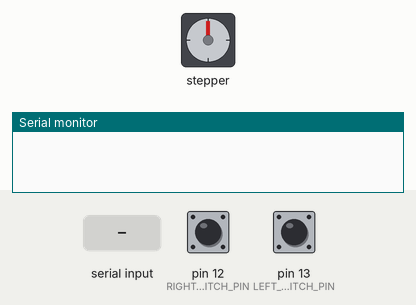
Simulated run of this sketch. Board: Arduino Uno, built with avr-gcc and run on an emulated ATmega328P. Parts: stepper motor, the last lines printed to the serial monitor. The inputs (shaded band) are chosen by the test bench; at power-on: pin 12 (RIGHT_SWITCH_PIN) HIGH, pin 13 (LEFT_SWITCH_PIN) HIGH. Stepper angles assume 2038 steps per turn.

Above: at 1.2 s.
1.3 s: "set1\n" received over Serial
At 1.76 s:
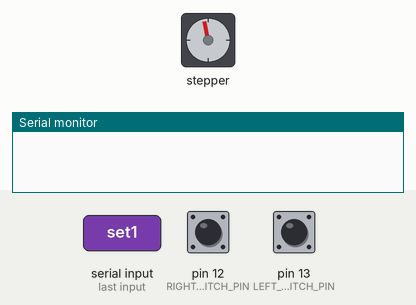
4.3 s: pin 12 (RIGHT_SWITCH_PIN) pulled LOW for 0.15 s
At 4.3 s:
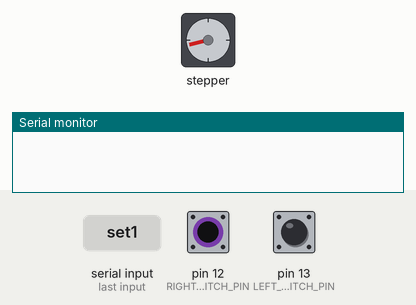
7.4 s: "set2\n" received over Serial
At 7.87 s:
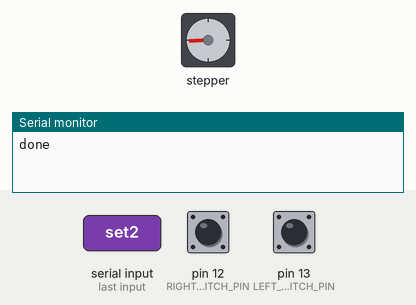
Timing chart, 0 to 20.4 s (numbered marks = the images above; inputs shaded):
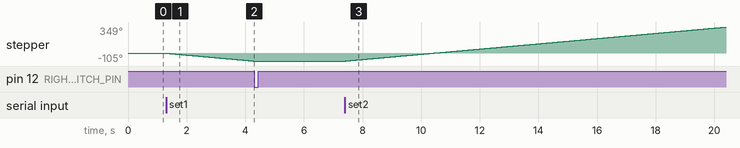

Measured:
- after the input at 1.3 s, stepper: keeps turning counter-clockwise at about 35°/s, starting at once
- after the input at 4.3 s, stepper: stops changing and stays -105°
- after the input at 7.4 s, stepper: keeps turning clockwise at about 35°/s, starting at once

The sketch:

light_switcher_end_switch.ino
```cpp
// Управление ядром по двум концевикам.
// Команда set1: едем к левому концевику, при успехе ответ done.
// Команда set2: едем к правому концевику, при успехе ответ done.
// Если нужный концевик уже нажат, ответ alreadyset.
// Если за заданный таймаут не дошли до концевика, ответ timeout.

#include <Stepper.h>

// ===============================
// НАСТРОЙКИ МОТОРА
// ===============================

// Количество шагов на один полный оборот двигателя
#define STEPS_PER_REV 2038

// Скорость двигателя в оборотах в минуту.
const int MOTOR_SPEED_RPM = 6;

// Номер пина: левый концевик
const int LEFT_SWITCH_PIN = 13;

// Номер пина: правый концевик
const int RIGHT_SWITCH_PIN = 12;

// Пины подключения шагового двигателя к Arduino.
// Порядок такой же, как в твоем рабочем примере.
const int MOTOR_PIN_1 = 2;
const int MOTOR_PIN_2 = 4;
const int MOTOR_PIN_3 = 3;
const int MOTOR_PIN_4 = 5;

// Таймаут движения в миллисекундах
const unsigned long MOVE_TIMEOUT_MS = 15000;

// Направление движения к левому и правому концевику.
// Если мотор едет не туда, просто поменяй знаки местами.
const int LEFT_DIR_STEPS = 1;
const int RIGHT_DIR_STEPS = -1;

// Количество шагов за один цикл проверки концевика.
// 1 = максимально просто и точно, но немного медленнее по логике.
const int STEP_CHUNK = 1;

// ===============================
// ИНИЦИАЛИЗАЦИЯ МОТОРА
// ===============================
Stepper stepper(STEPS_PER_REV, MOTOR_PIN_1, MOTOR_PIN_2, MOTOR_PIN_3, MOTOR_PIN_4);

String cmd = "";

// ===============================
// СЧИТЫВАНИЕ КОНЦЕВИКОВ
// ===============================
bool leftPressed() {
  return digitalRead(LEFT_SWITCH_PIN) == LOW;
}

bool rightPressed() {
  return digitalRead(RIGHT_SWITCH_PIN) == LOW;
}

// ===============================
// ДВИЖЕНИЕ К ЛЕВОМУ КОНЦЕВИКУ
// ===============================
String moveToLeft() {
  if (leftPressed()) return "alreadyset";

  unsigned long startTime = millis();

  while (!leftPressed()) {
    if (millis() - startTime > MOVE_TIMEOUT_MS) return "timeout";
    stepper.step(LEFT_DIR_STEPS * STEP_CHUNK);
  }

  return "done";
}

// ===============================
// ДВИЖЕНИЕ К ПРАВОМУ КОНЦЕВИКУ
// ===============================
String moveToRight() {
  if (rightPressed()) return "alreadyset";

  unsigned long startTime = millis();

  while (!rightPressed()) {
    if (millis() - startTime > MOVE_TIMEOUT_MS) return "timeout";
    stepper.step(RIGHT_DIR_STEPS * STEP_CHUNK);
  }

  return "done";
}

// ===============================
// ОБРАБОТКА КОМАНДЫ
// ===============================
void processCommand(String s) {
  s.trim();
  s.toLowerCase();

  if (s == "set1") {
    Serial.println(moveToRight());
  } else if (s == "set2") {
    Serial.println(moveToLeft());
  } else if (s.length() > 0) {
    Serial.println("unknown");
  }
}

// ===============================
// ЧТЕНИЕ SERIAL ПО СТРОКЕ
// ===============================
void readSerialLine() {
  while (Serial.available() > 0) {
    char c = Serial.read();

    if (c == '\n') {
      processCommand(cmd);
      cmd = "";
    } else if (c != '\r') {
      cmd += c;
      if (cmd.length() > 40) cmd = "";
    }
  }
}

// ===============================
// SETUP
// ===============================
void setup() {
  Serial.begin(9600);

  pinMode(LEFT_SWITCH_PIN, INPUT_PULLUP);
  pinMode(RIGHT_SWITCH_PIN, INPUT_PULLUP);

  stepper.setSpeed(MOTOR_SPEED_RPM);
}

// ===============================
// LOOP
// ===============================
void loop() {
  readSerialLine();
}
```
